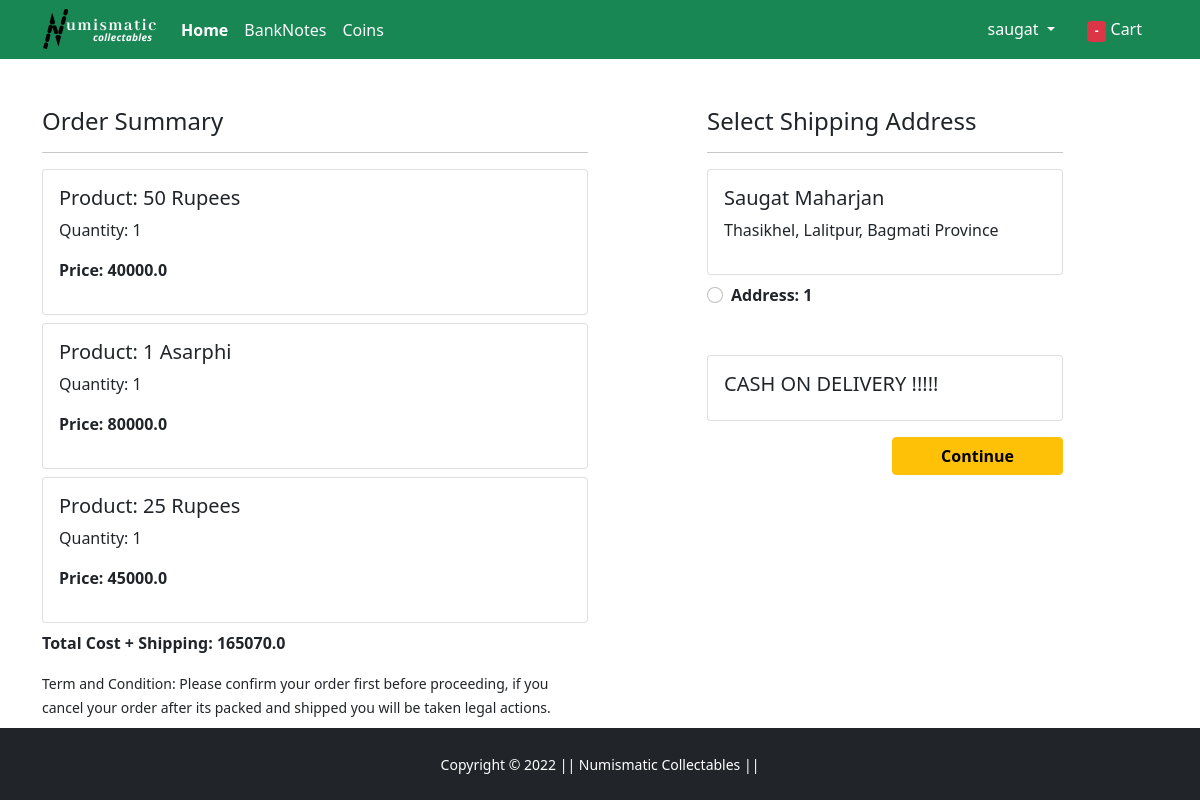
Page /checkout/ (signed in) on the earlier database version.
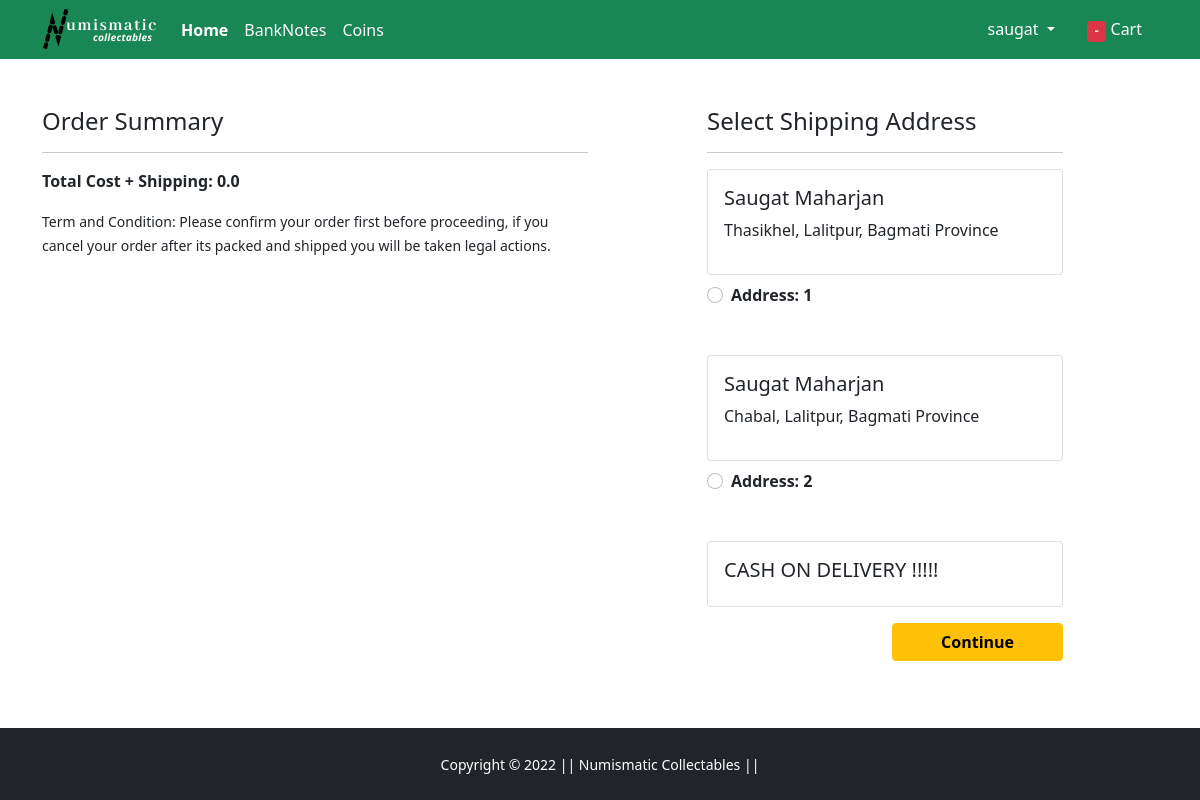
Same page on the later database version.
### app/models.py (models this page shows, shortened)
class Cart(models.Model):
    user = models.ForeignKey(User, on_delete=models.CASCADE)
    product = models.ForeignKey(Product, on_delete=models.CASCADE)
    quantity = models.PositiveIntegerField(default=1)
    @property
    def total_cost(self):
        return self.quantity * self.product.discounted_price

class Product(models.Model):
    title = models.CharField(max_length=100)
    selling_price = models.FloatField()
    discounted_price = models.FloatField()
    description = models.TextField()
    brand = models.CharField(max_length=100)
    category = models.CharField(choices=CATEGORY_CHOICES, max_length=15)
    product_image = models.ImageField(upload_to="productimg")

class Customer(models.Model):
    user = models.ForeignKey(User,on_delete=models.CASCADE)
    name = models.CharField(max_length=200)
    locality = models.CharField(max_length=200)
    city = models.CharField(max_length=50)
    state = models.CharField(choices=STATE_CHOICE, max_length=50)

### app/views.py (the view)
# urls.py: path('checkout/', views.checkout, name='checkout'),
@login_required
def checkout(request):
    user = request.user
    add = Customer.objects.filter(user = user)
    cart_item = Cart.objects.filter(user= user)
    amount = 0.0
    shipping_amount = 70.0
    totalamount = 0.0
    cart_product = [p for p in Cart.objects.all() if p.user == request.user]
    if cart_product:
        for p in cart_product:
            tempamount = (p.quantity * p.product.discounted_price)
            amount += tempamount
        totalamount = amount + shipping_amount
    return render(request, 'app/checkout.html',{'add':add,'cart_item':cart_item,'totalamount':totalamount})

### app/templates/app/checkout.html (shortened to what this page needs)
{% extends 'app/base.html' %}
{% load static %}
{% block main-content %}
<div class="container">
 <div class="row mt-5">
  <div class="col-sm-6">
    <h4>Order Summary</h4>
    <hr>
    {% for item in cart_item %}
      <div class="card mb-2">
        <div class="card-body">
          <h5>Product: {{item.product.title}}</h5>
          <p>Quantity: {{item.quantity}}</p>
          <p class="fw-bold">Price: {{item.total_cost}} </p>
        </div>
      </div>
    {% endfor %}
     <p class="fw-bold">Total Cost + Shipping: {{totalamount}}</p>
    <small>Term and Condition: Please confirm your order first before proceeding, if you cancel your order after its packed and shipped you will be taken legal actions.</small>
  </div>
  <div class="col-sm-4 offset-sm-1">
    <h4>Select Shipping Address</h4>
    <hr>
    <form action="/paymentdone">
    {% for ad in add %}
      <div class="card">
        <div class="card-body">
        <h5>{{ad.name}}</h5>
        <p>{{ad.locality}}, {{ad.city}}, {{ad.state}}</p>
        </div>
      </div>
        <div class="form-check mt-2 mb-5">
          <input class="form-check-input" type="radio" value="{{ ad.id }}" name="custid" id="custadd{{forloop.counter}}">
          <label class="form-check-label fw-bold" for="">
            Address: {{forloop.counter}}</label>
        </div>
    {% endfor %}
         <div class="card">
        <div class="card-body">
          <h5>CASH ON DELIVERY !!!!!</h5>
        </div>
      </div>
        <div class="text-end">
          <button type="submit" class="btn btn-warning mt-3 px-5 fw-bold">Continue</button>
        </div>
      </form>
    </div>
  </div>
</div>
{% endblock main-content %}

Differences in the rows shown:
removed Cart: product "50 Rupees", quantity "1", total_cost "40000.0"
removed Cart: product "1 Asarphi", quantity "1", total_cost "80000.0"
removed Cart: product "25 Rupees", quantity "1", total_cost "45000.0"
added Customer: name "Saugat Maharjan", locality "Chabal", city "Lalitpur", state "Bagmati Province"
Other differences:
{{ totalamount }}: "165070.0" → "0.0"
